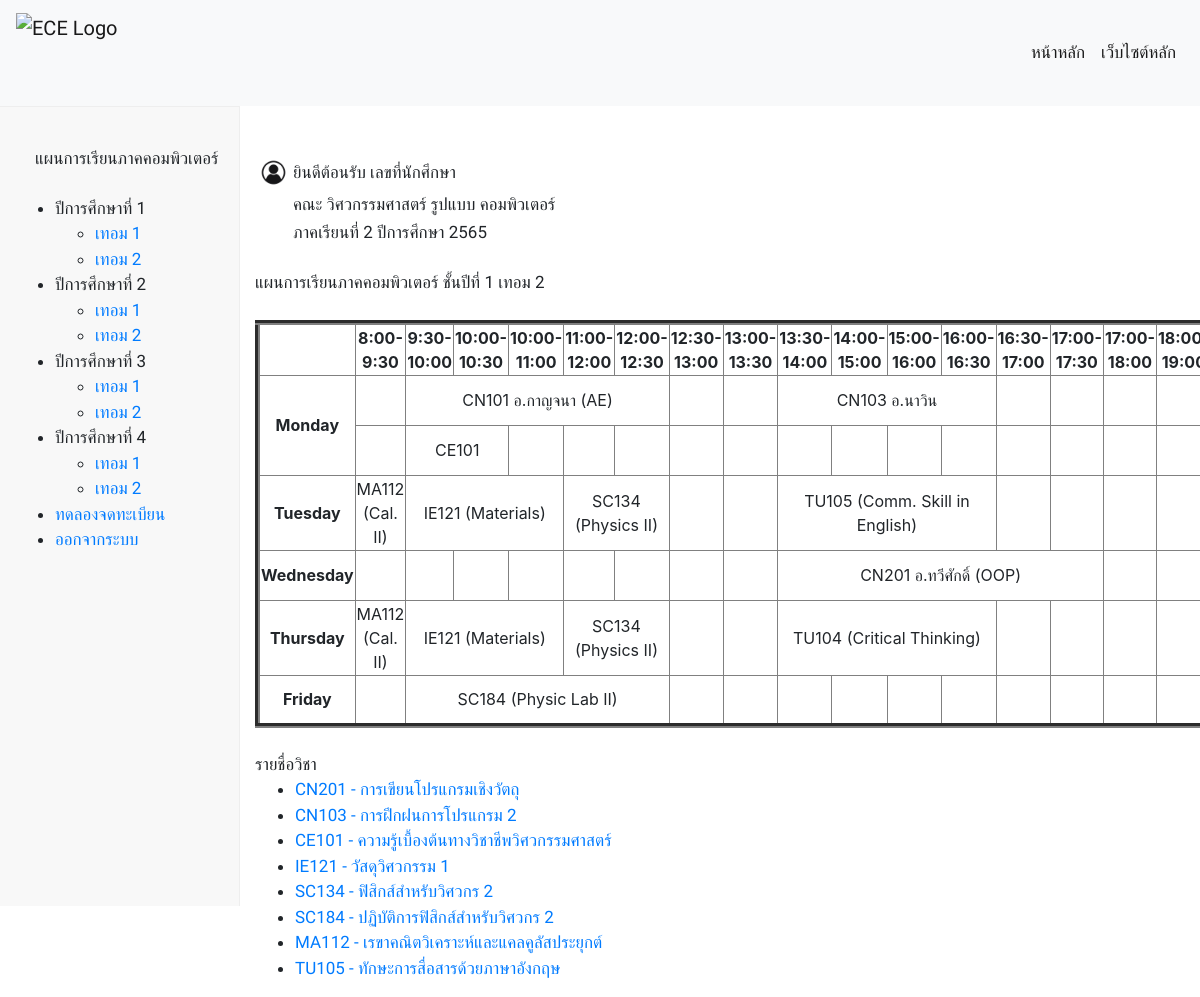
The app's page /one_termtwo/ with its own data.
### database/models.py (models this page shows, shortened)
class Subject(models.Model):
    S_id = models.CharField(max_length=25)
    S_name = models.CharField(max_length=50)
    S_credits = models.FloatField()
    S_detail = models.TextField()
    S_teacher = models.ForeignKey(Person, on_delete=models.CASCADE)
    pre_id = models.ManyToManyField(
        'self', blank=True, symmetrical=False, related_name='presub')
    post_id = models.ManyToManyField(
        'self', blank=True, symmetrical=False, related_name='postsub')
    same_id = models.ManyToManyField(
        'self', blank=True, symmetrical=False, related_name='samesub')
    term = models.CharField(max_length=25,null=True, blank=True,)

### subjectenroller/views.py (the view)
# urls.py: path('one_termtwo/', views.one_termtwo , name="one_termtwo"),
def one_termtwo(request):
    skills = Skill.objects.all()
    subject = Subject.objects.all()
    context = {'skills': skills,'subject': subject,}
    return render(request, 'subjectenroller/one_termtwo.html', context)

### subjectenroller/templates/subjectenroller/one_termtwo.html (shortened to what this page needs)
{% extends "subjectenroller/layout.html" %}
{% load static %}
{% block body %}
    <br>
    <br>
    <div style="display: flex; flex-direction: column;">
        <div class="container">
            <div class="row">
              <div class="col-auto">
                <table style="width:100%">
                    <tr>
                        <th><img src="/static/image/user.jpg" alt="userlogo" width="35" height="35"></th>
                        <td><a>ยินดีต้อนรับ {{ request.session.name }}  เลขที่นักศึกษา {{ request.session.user_id }}</a></td>
                    </tr>
                    <tr>
                        <td></td>
                        <td><a>คณะ วิศวกรรมศาสตร์ รูปแบบ คอมพิวเตอร์</a></td>
                    </tr>
                    <tr>
                        <td></td>
                        <td><a>ภาคเรียนที่ 2 ปีการศึกษา 2565</a></td>
                    </tr>
                </table>
              </div>
              <div class="col-auto">
              </div>
            </div>
            <br>
            <a>แผนการเรียนภาคคอมพิวเตอร์ ชั้นปีที่ 1 เทอม 2</a>
            <br>
            <br>
            <table border="5" cellspacing="0" align="center">
                <tr>
                    <td align="center" height="50"
                        width="100"><br>
                    </td>
                    <td align="center" height="50"
                        width="100">
                        <b>8:00-9:30</b>
                    </td>
                    <td align="center" height="50"
                        width="100">
                        <b>9:30-10:00</b>
                    </td>
                    <td align="center" height="50"
                        width="100">
                        <b>10:00-10:30</b>
                    </td>
                    <td align="center" height="50"
                        width="100">
                        <b>10:00-11:00</b>
                    </td>
                    <td align="center" height="50"
                        width="100">
                        <b>11:00-12:00</b>
                    </td>
                    <td align="center" height="50"
                        width="100">
                        <b>12:00-12:30</b>
                    </td>
                    <td align="center" height="50"
                        width="100">
                        <b>12:30-13:00</b>
                    </td>
                    <td align="center" height="50"
                        width="100">
                        <b>13:00-13:30</b>
                    </td>
                    <td align="center" height="50"
                        width="100">
                        <b>13:30-14:00</b>
                    </td>
                    <td align="center" height="50"
                        width="100">
                        <b>14:00-15:00</b>
                    </td>
                    <td align="center" height="50"
                        width="100">
                        <b>15:00-16:00</b>
                    </td>
                    <td align="center" height="50"
                        width="100">
                        <b>16:00-16:30</b>
                    </td>
                    <td align="center" height="50"
                        width="100">
                        <b>16:30-17:00</b>
                    </td>
                    <td align="center" height="50"
                        width="100">
                        <b>17:00-17:30</b>
                    </td>
                    <td align="center" height="50"
                        width="100">
                        <b>17:00-18:00</b>
                    </td>
                    <td align="center" height="50"
                        width="100">
                        <b>18:00-19:00</b>
                    </td>
                </tr>
                <tr>
                    <td rowspan="2" align="center" height="50">
                        <b>Monday</b></td>
                    <td align="center" height="50"></td>
                    <td colspan="5" align="center" height="50">CN101 อ.กาญจนา (AE)</td>
                    <td align="center" height="50"></td>
                    <td align="center" height="50"></td>
                    <td colspan="4" align="center" height="50">CN103 อ.นาวิน</td>
                    <td align="center" height="50"></td>
                    <td align="center" height="50"></td>
                    <td align="center" height="50"></td>
                    <td align="center" height="50"></td>
                </tr>
                <tr>
                    <td align="center" height="50"></td>
                    <td colspan="2" align="center" height="50">CE101</td>
                    <td align="center" height="50"></td>
                    <td align="center" height="50"></td>
                    <td align="center" height="50"></td>
                    <td align="center" height="50"></td>
                    <td align="center" height="50"></td>
                    <td align="center" height="50"></td>
                    <td align="center" height="50"></td>
                    <td align="center" height="50"></td>
                    <td align="center" height="50"></td>
                    <td align="center" height="50"></td>
                    <td align="center" height="50"></td>
                    <td align="center" height="50"></td>
                    <td align="center" height="50"></td>
                </tr>
                <tr>
                    <td align="center" height="50">
                        <b>Tuesday</b>
                    </td>
                    <td align="center" height="50">MA112 (Cal. II) </td>
                    <td colspan="3" align="center" height="50">IE121 (Materials)</td>
                    <td colspan="2" align="center" height="50">SC134 (Physics II)</td>
                    <td align="center" height="50"></td>
                    <td align="center" height="50"></td>
                    <td colspan="4" align="center" height="50">TU105 (Comm. Skill in English)</td>
                    <td align="center" height="50"></td>
                    <td align="center" height="50"></td>
                    <td align="center" height="50"></td>
                    <td align="center" height="50"></td>
                </tr>
                <tr>
                    <td align="center" height="50">
                        <b>Wednesday</b>
                    </td>
                    <td align="center" height="50"></td>
                    <td align="center" height="50"></td>
                    <td align="center" height="50"></td>
                    <td align="center" height="50"></td>
                    <td align="center" height="50"></td>
                    <td align="center" height="50"></td>
                    <td align="center" height="50"></td>
                    <td align="center" height="50"></td>
                    <td colspan="6" align="center" height="50">CN201 อ.ทวีศักดิ์ (OOP)</td>
                    <td align="center" height="50"></td>
                    <td align="center" height="50"></td>
                </tr>
                <tr>
                    <td align="center" height="50">
                        <b>Thursday</b>
                    </td>
                    <td align="center" height="50">MA112 (Cal. II) </td>
                    <td colspan="3" align="center" height="50">IE121 (Materials)</td>
                    <td colspan="2" align="center" height="50">SC134 (Physics II)</td>
                    <td align="center" height="50"></td>
                    <td align="center" height="50"></td>
                    <td colspan="4" align="center" height="50">TU104 (Critical Thinking)</td>
                    <td align="center" height="50"></td>
                    <td align="center" height="50"></td>
                    <td align="center" height="50"></td>
                    <td align="center" height="50"></td>
                </tr>
                <tr>
                    <td align="center" height="50">
                        <b>Friday</b>
                    </td>
                    <td align="center" height="50"></td>
                    <td colspan="5" align="center" height="50">SC184 (Physic Lab II)</td>
                    <td align="center" height="50"></td>
                    <td align="center" height="50"></td>
                    <td align="center" height="50"></td>
                    <td align="center" height="50"></td>
                    <td align="center" height="50"></td>
                    <td align="center" height="50"></td>
                    <td align="center" height="50"></td>
                    <td align="center" height="50"></td>
                    <td align="center" height="50"></td>
                    <td align="center" height="50"></td>
                </tr>
            </table>
        <br>
        <a>รายชื่อวิชา</a>
        <ul>
          {% for subject in subject %}
            {% if subject.term == '12' %}
            <li><a href="{% url 'detail' subject.S_id %}">{{ subject.S_id }} - {{ subject.S_name }}</a></li>
            {% endif %}
          {% endfor %}
        </ul>
{% endblock %}

### static/css/styles.css (style rules this page uses)
a { color: white; font-family: 'Prompt', sans-serif; font-size: 17px; position: relative; }

### records on screen
Subject: S_id "CN201", S_name "การเขียนโปรแกรมเชิงวัตถุ"
Subject: S_id "CN103", S_name "การฝึกฝนการโปรแกรม 2"
Subject: S_id "CE101", S_name "ความรู้เบื้องต้นทางวิชาชีพวิศวกรรมศาสตร์"
Subject: S_id "IE121", S_name "วัสดุวิศวกรรม 1"
Subject: S_id "SC134", S_name "ฟิสิกส์สำหรับวิศวกร 2"
Subject: S_id "SC184", S_name "ปฏิบัติการฟิสิกส์สำหรับวิศวกร 2"
Subject: S_id "MA112", S_name "เรขาคณิตวิเคราะห์และแคลคูลัสประยุกต์"
Subject: S_id "TU105", S_name "ทักษะการสื่อสารด้วยภาษาอังกฤษ"
